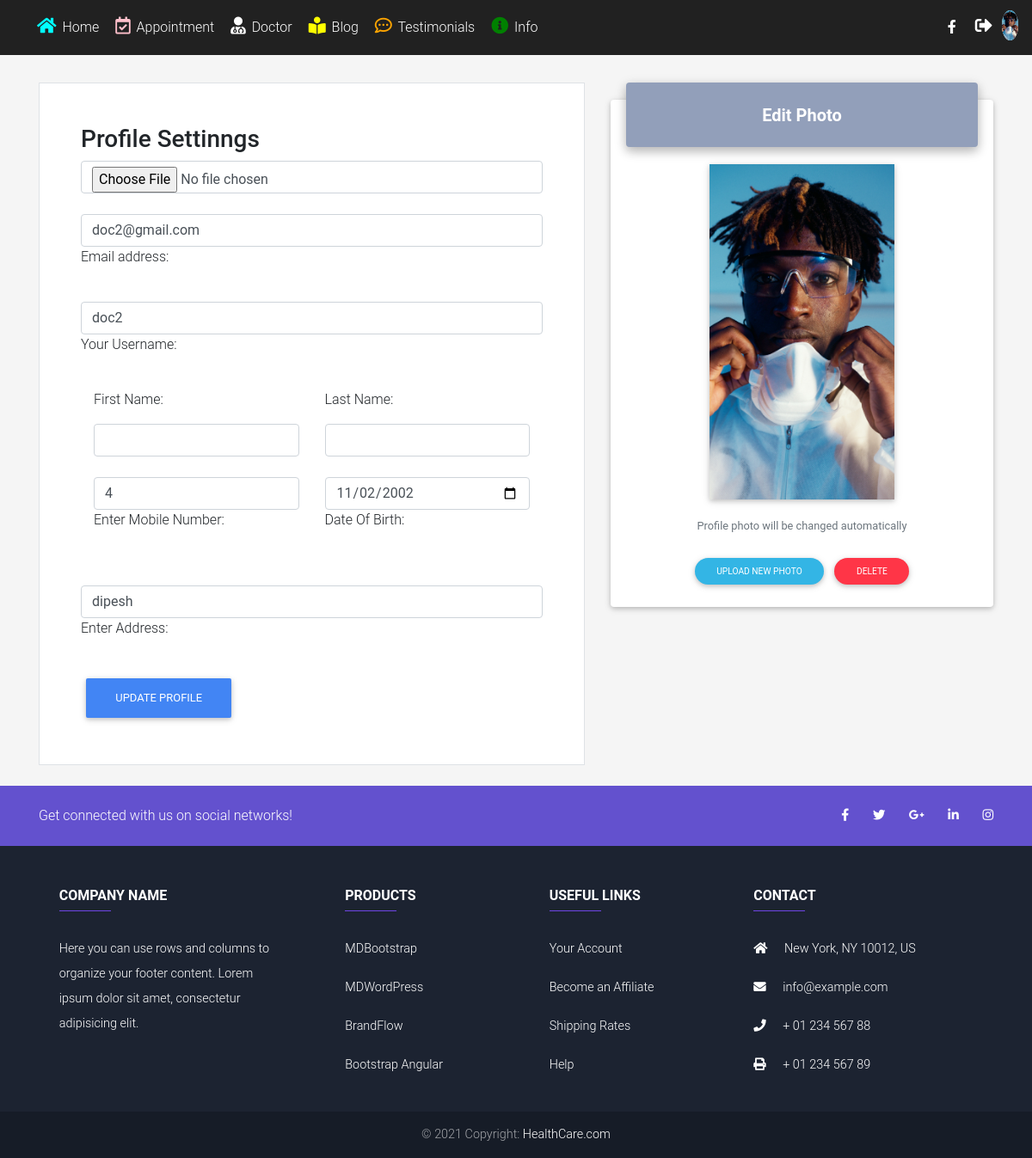
Page /patient_site/user_profile/ (signed in) on the committed database.
### account/models.py (models this page shows)
class CustomeUser(AbstractUser):
    username = None
    who = models.CharField(max_length=100)
    master = models.CharField(choices=DIS,max_length=100)
    clinic = models.CharField(max_length=100,null=True,blank=True)
    some  = models.CharField(max_length=100,null=True,blank=True)
    in_day = models.CharField(choices=DAYS,max_length=100)
    out_day = models.CharField(choices=DAYS,max_length=100)
    start_time = models.TimeField(default=datetime.now)
    end_time = models.TimeField(default=datetime.now)
    email = models.EmailField(unique=True)
    username = models.CharField(max_length=100,unique=True)
    profile = models.ImageField(upload_to='profile')
    gender = models.CharField(max_length=100)
    dob = models.DateField(null=True)
    mobile = models.PositiveBigIntegerField(null=True)
    address = models.CharField(max_length=200)
    USERNAME_FIELD = 'email'
    REQUIRED_FIELDS = ['username']
    objects = CustomUserManager()

### patient/views.py (the view)
# urls.py: path('user_profile/',views.profile_view,name='profile'),
def profile_view(request):
    if request.user.is_authenticated:
        if request.method == 'POST':
            uc = Profile_form(request.POST, request.FILES,
                              instance=request.user)
            if uc.is_valid():
                uc.save()
                messages.info(request, 'Profile SUccessfully Update...')
        else:
            uc = Profile_form(instance=request.user)
        return render(request, 'patient/user_profile.html', {'profile': uc})
    else:
        return HttpResponseRedirect('/health/user_login/')

### patient/templates/patient/user_profile.html (shortened to what this page needs)
{% extends 'patient/pat_master.html' %}
{% load static %}
{% load cache %}
{% block header %}
  <div>{% include 'patient/success_nav.html' %}</div>
{% endblock header %}
{% block alldata %}
<div class="container mt-5">
  <div class="row">
    <div class="col-sm-7 pb-4">
      <form action="" method="POST" style="background-color:white;" class="border border-start p-5 mt-5" enctype="multipart/form-data" novalidate>
    <div class="h3 float-left">Profile Settinngs</div>
      <div>{{profile.profile}}</div>
      <div class="error">{{profile.profile.errors|striptags}}</div><br>
      <div class="form-outline">
        {{profile.email}}
        <label class="form-label">{{profile.email.label_tag}}</label>
      </div>
      <div class="error">{{profile.email.errors|striptags}}</div><br>
       <div class="form-outline">
        {{profile.username}}
        <label class="form-label">{{profile.username.label_tag}}</label>
      </div>
      <div class="error">{{profile.username.errors|striptags}}</div><br>
      <div class="container-fluid">
        <div class="row">
          <div class="col-sm-6">
            <div class="form-outline">
            <label class="form-label">{{profile.first_name.label_tag}}</label>
            {{profile.first_name}}
            </div>
          </div>
          <div class="col-sm-6">
            <div class="form-outline">
            <label class="form-label">{{profile.last_name.label_tag}}</label>
            {{profile.last_name}}
            </div> <br>
          </div>
          <div class="col-sm-6">
            <div class="form-outline">
              {{profile.mobile}}
              <label class="form-label">{{profile.mobile.label_tag}}</label>
              </div> <br>
              <div class="error">{{profile.mobile.errors|striptags}}</div><br>
            </div>
            <div class="col-sm-6">
              <div class="form-outline">
                {{profile.dob}}
                <label class="form-label">{{profile.dob.label_tag}}</label>
              </div>
            </div>
        </div>
      </div>
       <div class="form-outline">
        {{profile.address}}
        <label class="form-label">{{profile.address.label_tag}}</label>
      </div>
      <div class="error">{{profile.address.errors|striptags}}</div><br>
      <button style="submit" value="submit" class="btn btn-primary">update profile</button>
    </form>
    </div>
    <div class="col-sm-5 mt-5">
            <div class="card card-cascade narrower">
              <div class="view view-cascade gradient-card-header mdb-color lighten-3">
                <h5 class="mb-0 font-weight-bold">Edit Photo</h5>
              </div>
              <div class="card-body card-body-cascade text-center">
                {% if request.user.profile %}
                   <img src="{{request.user.profile.url}}" style="height:390px;" alt="User Photo" class="img-fluid z-depth-1 mb-3 mx-auto" />
                {% else %}
                  <h5 class="text-center">No Profile</h5>
                {% endif %}
                <p class="text-muted"><small>Profile photo will be changed automatically</small></p>
                <div class="row flex-center">
                  <button class="btn btn-info btn-rounded btn-sm">Upload New Photo</button><br>
                  <button class="btn btn-danger btn-rounded btn-sm">Delete</button>
                </div>
              </div>
            </div>
    </div>
 </div>
</div>
{% endblock alldata %}

### patient/templates/patient/pat_master.html (shortened to what this page needs)
{% load static %}
<!DOCTYPE html>
<html lang="en">
<head>
  <link rel="stylesheet" href="https://use.fontawesome.com/releases/v5.11.2/css/all.css">
    <link href="{% static 'patient/css/bootstrap.min.css' %}" rel="stylesheet">
    <link href="{% static 'patient/css/mdb.min.css' %}" rel="stylesheet">
  </head>
    <body class="medical-lp">
    {% block header %}{% endblock header %}
    <main>
        {% block alldata %}
        {% endblock alldata %}
    </main>
        {% include 'patient/pat_footer.html' %}
  </body>
</html>

### patient/templates/patient/success_nav.html (shortened to what this page needs)
{% load static %}
      <nav class="navbar navbar-expand-lg navbar-dark bg-dark fixed-top scrolling-navbar">
        <div class="collapse navbar-collapse" id="navbarSupportedContent">
          <ul class="navbar-nav mr-auto smooth-scroll">
            <li class="nav-item">
              <a class="nav-link" href="{% url 'home' %}"><i class="fas fa-home" style="font-size:20px; color:cyan;"></i> Home <span class="sr-only">(current)</span></a>
            </li>
            <li class="nav-item">
              <a class="nav-link" href="{% url 'appoint' %}" data-offset="80"><i class="far fa-calendar-check" style="font-size:20px; color:pink;"></i> Appointment</a>
            </li>
            <li class="nav-item">
              <a class="nav-link" href="{% url 'finddoc' %}" data-offset="80"><i class="fas fa-user-md" style="font-size:20px; color:white;"></i> Doctor</a>
            </li>
            <li class="nav-item">
              <a class="nav-link" href="" data-offset="20"><i class="fas fa-book-reader" style="font-size:20px; color:yellow;"></i> Blog</a>
            </li>
            <li class="nav-item">
              <a class="nav-link" href="#testimonials" data-offset="80"><i class="far fa-comment-dots" style="font-size:20px; color:orange;"></i> Testimonials</a>
            </li>
            <li class="nav-item">
              <a class="nav-link" data-toggle="modal" data-target="#modal-info"><i class="fas fa-info-circle" style="font-size:20px; color:green;"></i> Info</a>
            </li>
          </ul>
          <ul class="navbar-nav nav-flex-icons">
            <li class="nav-item">
              <a class="nav-link"><i class="fab fa-facebook-f white-text"></i></a>
            </li>
            {% if request.user.is_authenticated %}
              <li class="nav-item">
                <a href="{% url 'ulogout' %}" class="nav-link"><i class="fas fa-sign-out-alt" style="font-size:20px;"></i></i></a>
              </li>
            {% else %}
              <li class="nav-item">
                <a href="{% url 'login' %}" class="nav-link"><i class="fas fa-sign-in-alt" style="font-size:20px;"></i></a>
              </li>
            {% endif %}
            <li class="nav-item avatar dropdown">
            <a class="nav-link dropdown-toggle" id="navbarDropdownMenuLink-55" data-toggle="dropdown"
              aria-haspopup="true" aria-expanded="false">
            {% if request.user.is_authenticated %}
              {% if request.user.profile %}
                <img
                src="{{request.user.profile.url}}"
                class="rounded-circle"
                height="35"
                alt=""
                loading="lazy"
                style="background-color: white;"/>
              {% endif %}
            {% endif %}
             </a>
            </li>
          </ul>
        </div>
    </nav>

### patient/templates/patient/pat_footer.html (shortened to what this page needs)
<footer class="page-footer font-small unique-color-dark">
  <div style="background-color: #6351ce;">
    <div class="container">
      <div class="row py-4 d-flex align-items-center">
        <div class="col-md-6 col-lg-5 text-center text-md-left mb-4 mb-md-0">
          <h6 class="mb-0">Get connected with us on social networks!</h6>
        </div>
        <div class="col-md-6 col-lg-7 text-center text-md-right">
          <a class="fb-ic">
            <i class="fab fa-facebook-f white-text mr-4"> </i>
          </a>
          <a class="tw-ic">
            <i class="fab fa-twitter white-text mr-4"> </i>
          </a>
          <a class="gplus-ic">
            <i class="fab fa-google-plus-g white-text mr-4"> </i>
          </a>
          <a class="li-ic">
            <i class="fab fa-linkedin-in white-text mr-4"> </i>
          </a>
          <a class="ins-ic">
            <i class="fab fa-instagram white-text"> </i>
          </a>
        </div>
      </div>
    </div>
  </div>
  <div class="container text-center text-md-left mt-5">
    <div class="row mt-3">
      <div class="col-md-3 col-lg-4 col-xl-3 mx-auto mb-4">
        <h6 class="text-uppercase font-weight-bold">Company name</h6>
        <hr class="deep-purple accent-2 mb-4 mt-0 d-inline-block mx-auto" style="width: 60px;">
        <p>Here you can use rows and columns to organize your footer content. Lorem ipsum dolor sit amet,
          consectetur
          adipisicing elit.</p>
      </div>
      <div class="col-md-2 col-lg-2 col-xl-2 mx-auto mb-4">
        <h6 class="text-uppercase font-weight-bold">Products</h6>
        <hr class="deep-purple accent-2 mb-4 mt-0 d-inline-block mx-auto" style="width: 60px;">
        <p>
          <a href="#!">MDBootstrap</a>
        </p>
        <p>
          <a href="#!">MDWordPress</a>
        </p>
        <p>
          <a href="#!">BrandFlow</a>
        </p>
        <p>
          <a href="#!">Bootstrap Angular</a>
        </p>
      </div>
      <div class="col-md-3 col-lg-2 col-xl-2 mx-auto mb-4">
        <h6 class="text-uppercase font-weight-bold">Useful links</h6>
        <hr class="deep-purple accent-2 mb-4 mt-0 d-inline-block mx-auto" style="width: 60px;">
        <p>
          <a href="#!">Your Account</a>
        </p>
        <p>
          <a href="#!">Become an Affiliate</a>
        </p>
        <p>
          <a href="#!">Shipping Rates</a>
        </p>
        <p>
          <a href="#!">Help</a>
        </p>
      </div>
      <div class="col-md-4 col-lg-3 col-xl-3 mx-auto mb-md-0 mb-4">
        <h6 class="text-uppercase font-weight-bold">Contact</h6>
        <hr class="deep-purple accent-2 mb-4 mt-0 d-inline-block mx-auto" style="width: 60px;">
        <p>
          <i class="fas fa-home mr-3"></i> New York, NY 10012, US</p>
        <p>
          <i class="fas fa-envelope mr-3"></i> info@example.com</p>
        <p>
          <i class="fas fa-phone mr-3"></i> + 01 234 567 88</p>
        <p>
          <i class="fas fa-print mr-3"></i> + 01 234 567 89</p>
      </div>
    </div>
  </div>
  <div class="footer-copyright text-center py-3">© 2021 Copyright:
    <a href="http://127.0.0.1:8000"> HealthCare.com</a>
  </div>
</footer>

### patient/templates/patient/pat_master.html (style rules this page uses)
html, body, header, .view { height: 100%; }

### patient/templates/patient/user_profile.html (style rules this page uses)
body { background-color:whitesmoke; }

### rows in the picture
CustomeUser: user.profile (picture), email "doc2@gmail.com", username "doc2", mobile "4", dob "11/02/2002", address "dipesh"

### other values in the picture
{{ profile.email.label_tag }} "Email address:"
{{ profile.username.label_tag }} "Your Username:"
{{ profile.first_name.label_tag }} "First Name:"
{{ profile.last_name.label_tag }} "Last Name:"
{{ profile.mobile.label_tag }} "Enter Mobile Number:"
{{ profile.dob.label_tag }} "Date Of Birth:"
{{ profile.address.label_tag }} "Enter Address:"
